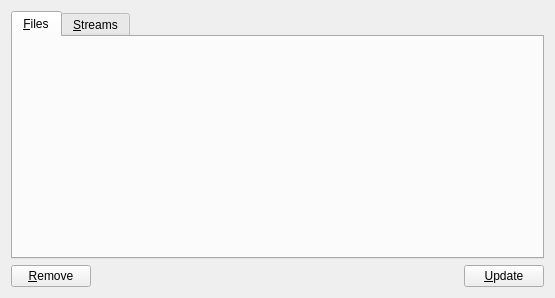
<?xml version="1.0" encoding="UTF-8"?>
<ui version="4.0">
 <class>FavoritesWindow</class>
 <widget class="QWidget" name="FavoritesWindow">
  <property name="geometry">
   <rect>
    <x>0</x>
    <y>0</y>
    <width>555</width>
    <height>298</height>
   </rect>
  </property>
  <property name="windowTitle">
   <string>Organize Favorites</string>
  </property>
  <layout class="QGridLayout" name="gridLayout">
   <item row="0" column="0" colspan="3">
    <widget class="QTabWidget" name="tabWidget">
     <property name="currentIndex">
      <number>0</number>
     </property>
     <widget class="QWidget" name="filesTab">
      <attribute name="title">
       <string>&amp;Files</string>
      </attribute>
      <layout class="QVBoxLayout" name="verticalLayout_2"/>
     </widget>
     <widget class="QWidget" name="streamsTab">
      <attribute name="title">
       <string>&amp;Streams</string>
      </attribute>
      <layout class="QVBoxLayout" name="verticalLayout_3"/>
     </widget>
    </widget>
   </item>
   <item row="1" column="0">
    <widget class="QPushButton" name="remove">
     <property name="text">
      <string>&amp;Remove</string>
     </property>
    </widget>
   </item>
   <item row="1" column="1">
    <spacer name="horizontalSpacer">
     <property name="orientation">
      <enum>Qt::Orientation::Horizontal</enum>
     </property>
     <property name="sizeHint" stdset="0">
      <size>
       <width>40</width>
       <height>20</height>
      </size>
     </property>
    </spacer>
   </item>
   <item row="1" column="2">
    <widget class="QPushButton" name="update">
     <property name="text">
      <string>&amp;Update</string>
     </property>
    </widget>
   </item>
  </layout>
 </widget>
 <resources/>
 <connections/>
</ui>
